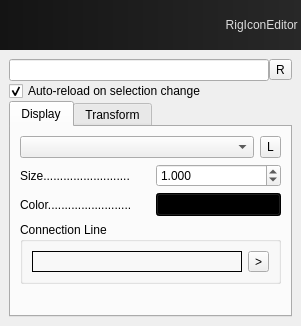
<?xml version="1.0" encoding="UTF-8"?>
<ui version="4.0">
 <class>Dialog</class>
 <widget class="QDialog" name="Dialog">
  <property name="geometry">
   <rect>
    <x>0</x>
    <y>0</y>
    <width>272</width>
    <height>320</height>
   </rect>
  </property>
  <property name="windowTitle">
   <string>csRigIconEditor</string>
  </property>
  <layout class="QVBoxLayout" name="verticalLayout">
   <property name="spacing">
    <number>0</number>
   </property>
   <property name="margin">
    <number>0</number>
   </property>
   <item>
    <layout class="QVBoxLayout" name="banner_layout">
     <item>
      <widget class="QLabel" name="banner_label">
       <property name="sizePolicy">
        <sizepolicy hsizetype="Preferred" vsizetype="Maximum">
         <horstretch>0</horstretch>
         <verstretch>0</verstretch>
        </sizepolicy>
       </property>
       <property name="minimumSize">
        <size>
         <width>0</width>
         <height>50</height>
        </size>
       </property>
       <property name="styleSheet">
        <string notr="true">font: 75 bold italic 18pt &quot;Trebuchet MS&quot;;
color: rgb(220, 220, 220);
background-color: qlineargradient(spread:pad, x1:0, y1:0, x2:1, y2:0, stop:0 rgba(20, 20, 20, 255), stop:1 rgba(40, 40, 40, 255));</string>
       </property>
       <property name="text">
        <string>RigIconEditor </string>
       </property>
       <property name="alignment">
        <set>Qt::AlignRight|Qt::AlignTrailing|Qt::AlignVCenter</set>
       </property>
      </widget>
     </item>
    </layout>
   </item>
   <item>
    <layout class="QVBoxLayout" name="params_layout">
     <property name="margin">
      <number>9</number>
     </property>
     <item>
      <layout class="QHBoxLayout" name="selection_layout">
       <property name="margin">
        <number>0</number>
       </property>
       <item>
        <widget class="QLineEdit" name="iconname_lineEdit">
         <property name="text">
          <string/>
         </property>
        </widget>
       </item>
       <item>
        <widget class="QToolButton" name="reload_button">
         <property name="sizePolicy">
          <sizepolicy hsizetype="Minimum" vsizetype="Fixed">
           <horstretch>0</horstretch>
           <verstretch>0</verstretch>
          </sizepolicy>
         </property>
         <property name="text">
          <string>R</string>
         </property>
        </widget>
       </item>
      </layout>
     </item>
     <item>
      <widget class="QCheckBox" name="autoreload_checkBox">
       <property name="text">
        <string>Auto-reload on selection change</string>
       </property>
       <property name="checked">
        <bool>true</bool>
       </property>
      </widget>
     </item>
     <item>
      <widget class="QTabWidget" name="params_tabWidget">
       <property name="enabled">
        <bool>true</bool>
       </property>
       <property name="currentIndex">
        <number>0</number>
       </property>
       <widget class="QWidget" name="display_tab">
        <attribute name="title">
         <string>Display</string>
        </attribute>
        <layout class="QVBoxLayout" name="verticalLayout_2">
         <item>
          <layout class="QHBoxLayout" name="horizontalLayout">
           <item>
            <widget class="QComboBox" name="shape_comboBox">
             <property name="sizePolicy">
              <sizepolicy hsizetype="Expanding" vsizetype="Fixed">
               <horstretch>0</horstretch>
               <verstretch>0</verstretch>
              </sizepolicy>
             </property>
            </widget>
           </item>
           <item>
            <widget class="QToolButton" name="library_button">
             <property name="sizePolicy">
              <sizepolicy hsizetype="Minimum" vsizetype="Minimum">
               <horstretch>0</horstretch>
               <verstretch>0</verstretch>
              </sizepolicy>
             </property>
             <property name="minimumSize">
              <size>
               <width>20</width>
               <height>20</height>
              </size>
             </property>
             <property name="text">
              <string>L</string>
             </property>
            </widget>
           </item>
          </layout>
         </item>
         <item>
          <layout class="QFormLayout" name="display_layout">
           <item row="0" column="0">
            <widget class="QLabel" name="size_label">
             <property name="sizePolicy">
              <sizepolicy hsizetype="Minimum" vsizetype="Preferred">
               <horstretch>0</horstretch>
               <verstretch>0</verstretch>
              </sizepolicy>
             </property>
             <property name="minimumSize">
              <size>
               <width>130</width>
               <height>0</height>
              </size>
             </property>
             <property name="text">
              <string>Size..........................</string>
             </property>
            </widget>
           </item>
           <item row="0" column="1">
            <widget class="QDoubleSpinBox" name="size_spinBox">
             <property name="sizePolicy">
              <sizepolicy hsizetype="Expanding" vsizetype="Fixed">
               <horstretch>0</horstretch>
               <verstretch>0</verstretch>
              </sizepolicy>
             </property>
             <property name="decimals">
              <number>3</number>
             </property>
             <property name="minimum">
              <double>0.010000000000000</double>
             </property>
             <property name="singleStep">
              <double>0.100000000000000</double>
             </property>
             <property name="value">
              <double>1.000000000000000</double>
             </property>
            </widget>
           </item>
           <item row="1" column="0">
            <widget class="QLabel" name="color_label">
             <property name="sizePolicy">
              <sizepolicy hsizetype="Minimum" vsizetype="Preferred">
               <horstretch>0</horstretch>
               <verstretch>0</verstretch>
              </sizepolicy>
             </property>
             <property name="minimumSize">
              <size>
               <width>130</width>
               <height>0</height>
              </size>
             </property>
             <property name="text">
              <string>Color.........................</string>
             </property>
            </widget>
           </item>
           <item row="1" column="1">
            <widget class="QToolButton" name="color_button">
             <property name="sizePolicy">
              <sizepolicy hsizetype="Expanding" vsizetype="Fixed">
               <horstretch>0</horstretch>
               <verstretch>0</verstretch>
              </sizepolicy>
             </property>
             <property name="styleSheet">
              <string notr="true">background-color: rgb(0, 0, 0);</string>
             </property>
             <property name="text">
              <string/>
             </property>
            </widget>
           </item>
          </layout>
         </item>
         <item>
          <widget class="QGroupBox" name="connLine_groupBox">
           <property name="title">
            <string>Connection Line</string>
           </property>
           <property name="flat">
            <bool>false</bool>
           </property>
           <layout class="QHBoxLayout" name="horizontalLayout_2">
            <item>
             <widget class="QLabel" name="connect_label">
              <property name="sizePolicy">
               <sizepolicy hsizetype="Expanding" vsizetype="Preferred">
                <horstretch>0</horstretch>
                <verstretch>0</verstretch>
               </sizepolicy>
              </property>
              <property name="frameShape">
               <enum>QFrame::Panel</enum>
              </property>
              <property name="text">
               <string/>
              </property>
             </widget>
            </item>
            <item>
             <widget class="QToolButton" name="connect_button">
              <property name="sizePolicy">
               <sizepolicy hsizetype="Fixed" vsizetype="Expanding">
                <horstretch>0</horstretch>
                <verstretch>0</verstretch>
               </sizepolicy>
              </property>
              <property name="text">
               <string>&gt;</string>
              </property>
             </widget>
            </item>
           </layout>
          </widget>
         </item>
         <item>
          <spacer name="verticalSpacer">
           <property name="orientation">
            <enum>Qt::Vertical</enum>
           </property>
           <property name="sizeHint" stdset="0">
            <size>
             <width>20</width>
             <height>40</height>
            </size>
           </property>
          </spacer>
         </item>
        </layout>
       </widget>
       <widget class="QWidget" name="transform_tab">
        <attribute name="title">
         <string>Transform</string>
        </attribute>
        <layout class="QVBoxLayout" name="verticalLayout_5">
         <item>
          <widget class="QGroupBox" name="pos_groupBox">
           <property name="title">
            <string>Position</string>
           </property>
           <property name="flat">
            <bool>true</bool>
           </property>
           <layout class="QHBoxLayout" name="horizontalLayout_3">
            <property name="topMargin">
             <number>3</number>
            </property>
            <property name="bottomMargin">
             <number>3</number>
            </property>
            <item>
             <widget class="QDoubleSpinBox" name="posx_spinBox">
              <property name="sizePolicy">
               <sizepolicy hsizetype="Expanding" vsizetype="Fixed">
                <horstretch>0</horstretch>
                <verstretch>0</verstretch>
               </sizepolicy>
              </property>
              <property name="decimals">
               <number>3</number>
              </property>
              <property name="minimum">
               <double>-99.989999999999995</double>
              </property>
              <property name="singleStep">
               <double>0.100000000000000</double>
              </property>
             </widget>
            </item>
            <item>
             <widget class="QDoubleSpinBox" name="posy_spinBox">
              <property name="sizePolicy">
               <sizepolicy hsizetype="Expanding" vsizetype="Fixed">
                <horstretch>0</horstretch>
                <verstretch>0</verstretch>
               </sizepolicy>
              </property>
              <property name="decimals">
               <number>3</number>
              </property>
              <property name="minimum">
               <double>-99.989999999999995</double>
              </property>
              <property name="singleStep">
               <double>0.100000000000000</double>
              </property>
             </widget>
            </item>
            <item>
             <widget class="QDoubleSpinBox" name="posz_spinBox">
              <property name="sizePolicy">
               <sizepolicy hsizetype="Expanding" vsizetype="Fixed">
                <horstretch>0</horstretch>
                <verstretch>0</verstretch>
               </sizepolicy>
              </property>
              <property name="decimals">
               <number>3</number>
              </property>
              <property name="minimum">
               <double>-99.989999999999995</double>
              </property>
              <property name="singleStep">
               <double>0.100000000000000</double>
              </property>
             </widget>
            </item>
           </layout>
          </widget>
         </item>
         <item>
          <widget class="QGroupBox" name="rot_groupBox">
           <property name="title">
            <string>Rotation</string>
           </property>
           <property name="flat">
            <bool>true</bool>
           </property>
           <layout class="QHBoxLayout" name="horizontalLayout_4">
            <property name="topMargin">
             <number>3</number>
            </property>
            <property name="bottomMargin">
             <number>3</number>
            </property>
            <item>
             <widget class="QDoubleSpinBox" name="rotx_spinBox">
              <property name="sizePolicy">
               <sizepolicy hsizetype="Expanding" vsizetype="Fixed">
                <horstretch>0</horstretch>
                <verstretch>0</verstretch>
               </sizepolicy>
              </property>
              <property name="decimals">
               <number>3</number>
              </property>
              <property name="minimum">
               <double>-180.000000000000000</double>
              </property>
              <property name="maximum">
               <double>180.000000000000000</double>
              </property>
              <property name="singleStep">
               <double>5.000000000000000</double>
              </property>
             </widget>
            </item>
            <item>
             <widget class="QDoubleSpinBox" name="roty_spinBox">
              <property name="sizePolicy">
               <sizepolicy hsizetype="Expanding" vsizetype="Fixed">
                <horstretch>0</horstretch>
                <verstretch>0</verstretch>
               </sizepolicy>
              </property>
              <property name="decimals">
               <number>3</number>
              </property>
              <property name="minimum">
               <double>-180.000000000000000</double>
              </property>
              <property name="maximum">
               <double>180.000000000000000</double>
              </property>
              <property name="singleStep">
               <double>5.000000000000000</double>
              </property>
             </widget>
            </item>
            <item>
             <widget class="QDoubleSpinBox" name="rotz_spinBox">
              <property name="sizePolicy">
               <sizepolicy hsizetype="Expanding" vsizetype="Fixed">
                <horstretch>0</horstretch>
                <verstretch>0</verstretch>
               </sizepolicy>
              </property>
              <property name="decimals">
               <number>3</number>
              </property>
              <property name="minimum">
               <double>-180.000000000000000</double>
              </property>
              <property name="maximum">
               <double>180.000000000000000</double>
              </property>
              <property name="singleStep">
               <double>5.000000000000000</double>
              </property>
             </widget>
            </item>
           </layout>
          </widget>
         </item>
         <item>
          <widget class="QGroupBox" name="scl_groupBox">
           <property name="title">
            <string>Scale</string>
           </property>
           <property name="flat">
            <bool>true</bool>
           </property>
           <layout class="QHBoxLayout" name="horizontalLayout_5">
            <property name="topMargin">
             <number>3</number>
            </property>
            <property name="bottomMargin">
             <number>3</number>
            </property>
            <item>
             <widget class="QDoubleSpinBox" name="sclx_spinBox">
              <property name="sizePolicy">
               <sizepolicy hsizetype="Expanding" vsizetype="Fixed">
                <horstretch>0</horstretch>
                <verstretch>0</verstretch>
               </sizepolicy>
              </property>
              <property name="decimals">
               <number>3</number>
              </property>
              <property name="minimum">
               <double>-99.989999999999995</double>
              </property>
              <property name="singleStep">
               <double>0.100000000000000</double>
              </property>
              <property name="value">
               <double>1.000000000000000</double>
              </property>
             </widget>
            </item>
            <item>
             <widget class="QDoubleSpinBox" name="scly_spinBox">
              <property name="sizePolicy">
               <sizepolicy hsizetype="Expanding" vsizetype="Fixed">
                <horstretch>0</horstretch>
                <verstretch>0</verstretch>
               </sizepolicy>
              </property>
              <property name="decimals">
               <number>3</number>
              </property>
              <property name="minimum">
               <double>-99.989999999999995</double>
              </property>
              <property name="singleStep">
               <double>0.100000000000000</double>
              </property>
              <property name="value">
               <double>1.000000000000000</double>
              </property>
             </widget>
            </item>
            <item>
             <widget class="QDoubleSpinBox" name="sclz_spinBox">
              <property name="sizePolicy">
               <sizepolicy hsizetype="Expanding" vsizetype="Fixed">
                <horstretch>0</horstretch>
                <verstretch>0</verstretch>
               </sizepolicy>
              </property>
              <property name="decimals">
               <number>3</number>
              </property>
              <property name="minimum">
               <double>-99.989999999999995</double>
              </property>
              <property name="singleStep">
               <double>0.100000000000000</double>
              </property>
              <property name="value">
               <double>1.000000000000000</double>
              </property>
             </widget>
            </item>
           </layout>
          </widget>
         </item>
        </layout>
       </widget>
      </widget>
     </item>
    </layout>
   </item>
  </layout>
 </widget>
 <tabstops>
  <tabstop>iconname_lineEdit</tabstop>
  <tabstop>reload_button</tabstop>
  <tabstop>autoreload_checkBox</tabstop>
  <tabstop>params_tabWidget</tabstop>
  <tabstop>shape_comboBox</tabstop>
  <tabstop>library_button</tabstop>
  <tabstop>size_spinBox</tabstop>
  <tabstop>color_button</tabstop>
  <tabstop>connect_button</tabstop>
  <tabstop>posx_spinBox</tabstop>
  <tabstop>posy_spinBox</tabstop>
  <tabstop>posz_spinBox</tabstop>
  <tabstop>rotx_spinBox</tabstop>
  <tabstop>roty_spinBox</tabstop>
  <tabstop>rotz_spinBox</tabstop>
  <tabstop>sclx_spinBox</tabstop>
  <tabstop>scly_spinBox</tabstop>
  <tabstop>sclz_spinBox</tabstop>
 </tabstops>
 <resources/>
 <connections>
  <connection>
   <sender>reload_button</sender>
   <signal>clicked()</signal>
   <receiver>Dialog</receiver>
   <slot>reload_clicked()</slot>
   <hints>
    <hint type="sourcelabel">
     <x>242</x>
     <y>80</y>
    </hint>
    <hint type="destinationlabel">
     <x>227</x>
     <y>74</y>
    </hint>
   </hints>
  </connection>
  <connection>
   <sender>library_button</sender>
   <signal>clicked()</signal>
   <receiver>Dialog</receiver>
   <slot>library_clicked()</slot>
   <hints>
    <hint type="sourcelabel">
     <x>232</x>
     <y>155</y>
    </hint>
    <hint type="destinationlabel">
     <x>227</x>
     <y>163</y>
    </hint>
   </hints>
  </connection>
  <connection>
   <sender>color_button</sender>
   <signal>clicked()</signal>
   <receiver>Dialog</receiver>
   <slot>color_clicked()</slot>
   <hints>
    <hint type="sourcelabel">
     <x>248</x>
     <y>231</y>
    </hint>
    <hint type="destinationlabel">
     <x>227</x>
     <y>215</y>
    </hint>
   </hints>
  </connection>
  <connection>
   <sender>autoreload_checkBox</sender>
   <signal>toggled(bool)</signal>
   <receiver>Dialog</receiver>
   <slot>autoreload_changed()</slot>
   <hints>
    <hint type="sourcelabel">
     <x>17</x>
     <y>104</y>
    </hint>
    <hint type="destinationlabel">
     <x>227</x>
     <y>108</y>
    </hint>
   </hints>
  </connection>
  <connection>
   <sender>shape_comboBox</sender>
   <signal>currentIndexChanged(int)</signal>
   <receiver>Dialog</receiver>
   <slot>shape_changed()</slot>
   <hints>
    <hint type="sourcelabel">
     <x>140</x>
     <y>156</y>
    </hint>
    <hint type="destinationlabel">
     <x>278</x>
     <y>174</y>
    </hint>
   </hints>
  </connection>
 </connections>
 <slots>
  <slot>reload_clicked()</slot>
  <slot>library_clicked()</slot>
  <slot>color_clicked()</slot>
  <slot>name_changed()</slot>
  <slot>autoreload_changed()</slot>
  <slot>shape_changed()</slot>
 </slots>
</ui>
